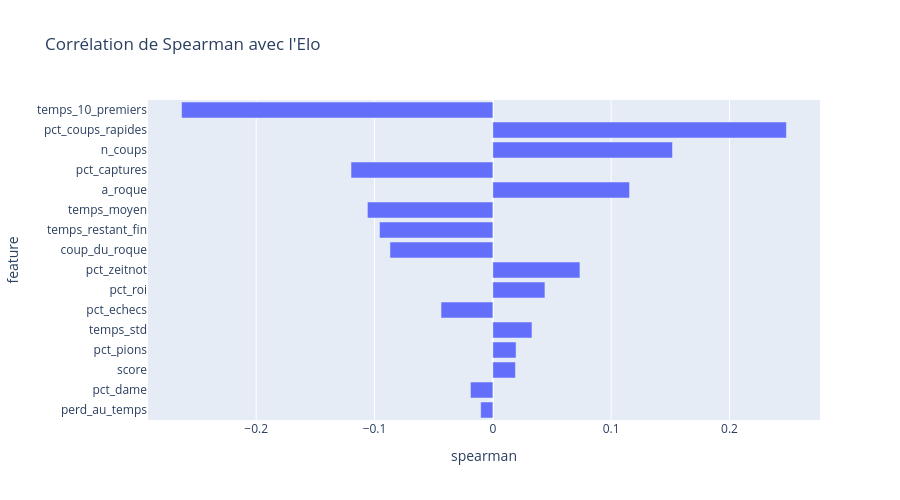

This figure's notebook cell:
### Markdown cell above
### 5.2 Corrélations avec l'Elo

Corrélation de **Spearman** : calculée sur les rangs, elle capte les relations monotones même non linéaires
(-1 / +1 = relation parfaite, 0 = aucune relation monotone).

### Code cell
correlations = pl.DataFrame({
    "feature": FEATURES,
    "spearman": [
        feats.select(c, "elo").drop_nulls().select(pl.corr(pl.col(c).cast(pl.Float64), "elo", method="spearman")).item()
        for c in FEATURES
    ],
}).sort(pl.col("spearman").abs(), descending=True)

fig = px.bar(
    correlations.sort(pl.col("spearman").abs()), x="spearman", y="feature", orientation="h",
    title="Corrélation de Spearman avec l'Elo", height=500,
)
fig.show()
correlations

### Figure 1 — Plotly figure (JSON) as saved in the notebook; plotly's stock layout.template omitted (floating-point values rounded to 4 significant figures)
{"data": [{"hovertemplate": "spearman=%{x}<br>feature=%{y}<extra></extra>", "legendgroup": "", "marker": {"color": "#636efa", "pattern": {"shape": ""}}, "name": "", "orientation": "h", "showlegend": false, "textposition": "auto", "type": "bar", "x": [-0.01027, -0.01891, 0.01907, 0.01961, 0.03305, -0.04379, 0.04401, 0.07357, -0.08695, -0.09578, -0.106, 0.1155, -0.1199, 0.1518, 0.2481, -0.263], "xaxis": "x", "y": ["perd_au_temps", "pct_dame", "score", "pct_pions", "temps_std", "pct_echecs", "pct_roi", "pct_zeitnot", "coup_du_roque", "temps_restant_fin", "temps_moyen", "a_roque", "pct_captures", "n_coups", "pct_coups_rapides", "temps_10_premiers"], "yaxis": "y"}], "layout": {"barmode": "relative", "height": 500, "legend": {"tracegroupgap": 0}, "title": {"text": "Corrélation de Spearman avec l'Elo"}, "xaxis": {"anchor": "y", "domain": [0.0, 1.0], "title": {"text": "spearman"}}, "yaxis": {"anchor": "x", "domain": [0.0, 1.0], "title": {"text": "feature"}}}}
